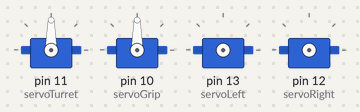
Recording of a sketch running on a simulated Arduino Uno, built with avr-gcc and run on an emulated ATmega328P. Shown: 4 × servo.

Above: at 0.1 s.
At 1.1 s:
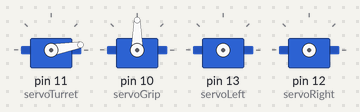
At 3.1 s:
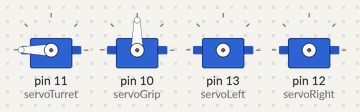
At 9.1 s:
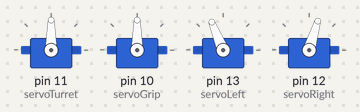
At 11.1 s:
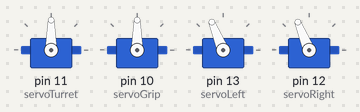
At 17.1 s:
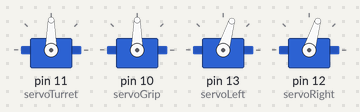
Timing chart, 0 to 18.6 s (numbered marks = the images above):
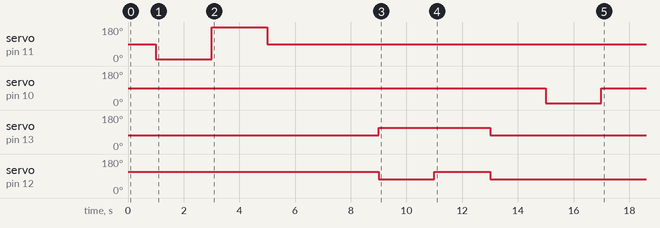

The sketch:

rover_controller.ino
```cpp
//This is the main controller program for the Venus rovers

#include <Servo.h>                           // Include servo library
Servo servoLeft;                             // Declare left and right servos
Servo servoRight;
Servo servoTurret;                           //Declare ultrasonic sensor eyes
Servo servoGrip;                             //Declare the gripper

void setup()                                 // Built-in initialization block
{
  Serial.begin(9600);

  servoTurret.attach(11);                    // Attach turret signal to pin 11
  servoGrip.attach(10);                      // Attach grip signal to pin 10

  delay(1000);
  lookRight();
  delay(1000);
  lookLeft();
  delay(1000);
  lookStraight();
  delay(1000);

  servoTurret.detach();

  servoLeft.attach(13);                      // Attach left signal to pin 13
  servoRight.attach(12);                     // Attach right signal to pin 12

  forward(2000);                             //testing
  backward(2000);
  right(2000);
  left(2000);

  detacher();

  gripClose();
  gripOpen();

  servoGrip.detach();                      // Attach grip signal to pin 10


}

void loop(){

}

//STEERING

void left(int time)
{
 maneuver(-200,200,time);
}

void right(int time)
{
 maneuver(200,-200,time);
}

void forward(int time)
{
 maneuver(-200,-200,time);
}

void backward(int time)
{
 maneuver(200,200,time);
}

//Servo driver for the steering

void maneuver(int speedLeft, int speedRight, int msTime)       //control of the movement
{
  // speedLeft, speedRight ranges: Backward  Linear  Stop  Linear   Forward
  //                               -200      -100......0......100       200
  servoLeft.writeMicroseconds(1500 + speedLeft);   // Set Left servo speed
  servoRight.writeMicroseconds(1500 - speedRight); // Set right servo speed
  if(msTime==-1)                                   // if msTime = -1
  {
    servoLeft.detach();                            // Stop servo signals
    servoRight.detach();
  }
  delay(msTime);                                   // Delay for msTime
}

//GRIPPING

void gripper(int degree, int msTime)       //control of the movement
{
  // speedLeft, speedRight ranges: Backward  Linear  Stop  Linear   Forward
  //                               -200      -100......0......100       200
  servoGrip.write(degree);   // Set servo speed
  if(msTime==-1)                                   // if msTime = -1
  {
    servoGrip.detach();                            // Stop servo signals
  }
  delay(msTime);                                   // Delay for msTime
}

void gripOpen(){
  gripper(90,2000);
}

void gripClose(){
  gripper(10,2000);
}

//DETACH

void detacher(){
  servoLeft.detach();                      // Attach left signal to pin 13
  servoRight.detach();                     // Attach right signal to pin 12
  //servoTurret.detach(11);                    // Attach turret signal to pin 11
}

//LOOK LEFT AND RIGHT
void lookRight()       //control of the movement
{
  servoTurret.write(10);   // Set servo speed
  delay(1000);                                   // Delay for msTime
}

void lookLeft()       //control of the movement
{
  servoTurret.write(180);   // Set servo speed
  delay(1000);                                   // Delay for msTime
}

void lookStraight()       //control of the movement
{
  servoTurret.write(90);   // Set servo speed
  delay(1000);                                   // Delay for msTime
}
```
